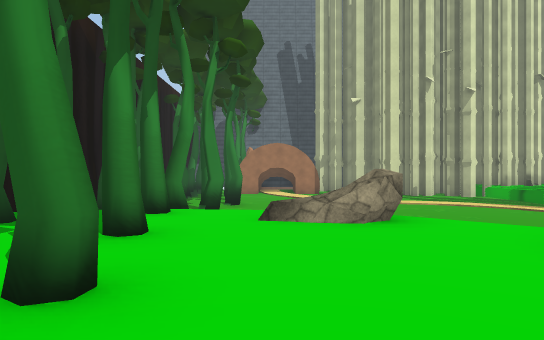
View 1 (above)

24 first-person views from a walk through a 3-D level made in the Unity game engine. The camera is 1.3 m above the floor, looks level and sees 70° across. The floor is counted in squares, 2 m on a side. Each view is taken from the middle of a square. On the plan, view 1 faces up. The plan holds only what a view shows up to about 11 squares ahead; the rest is blank. The place goes on beyond the plan. Some surface patterns are stand-ins.

View 2
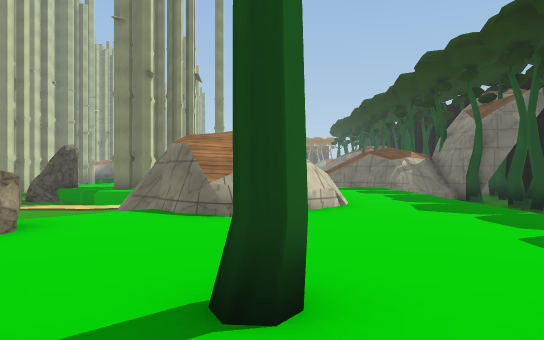

View 3
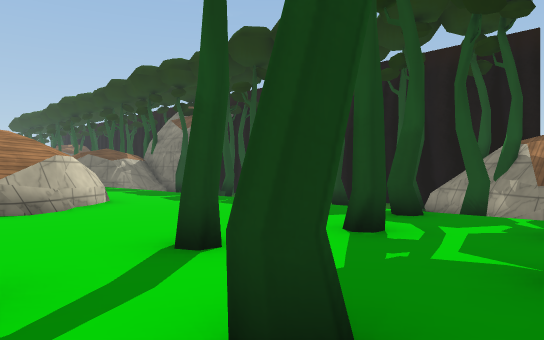

View 4
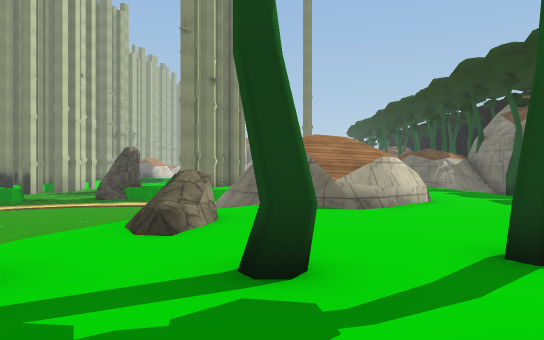

View 5
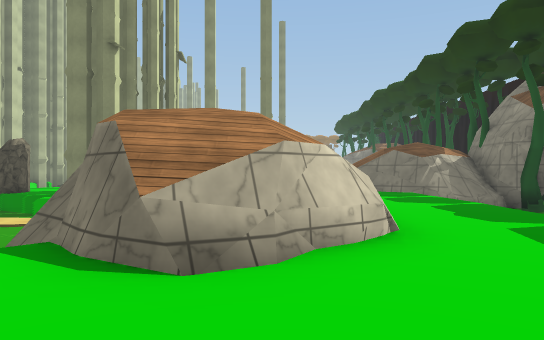

View 6
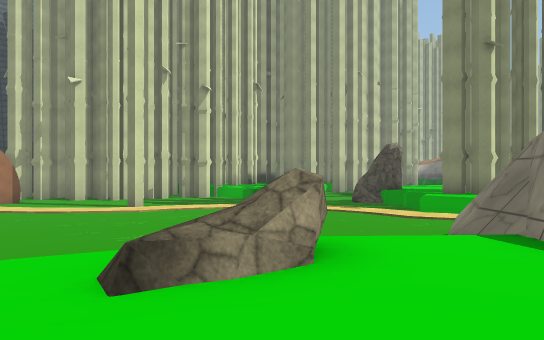

View 7
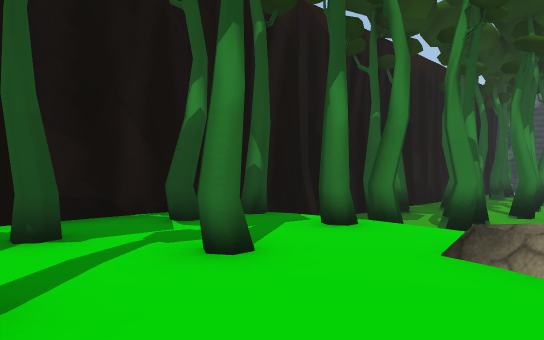

View 8
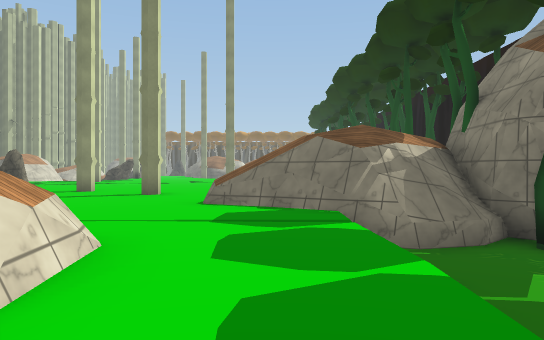

View 9
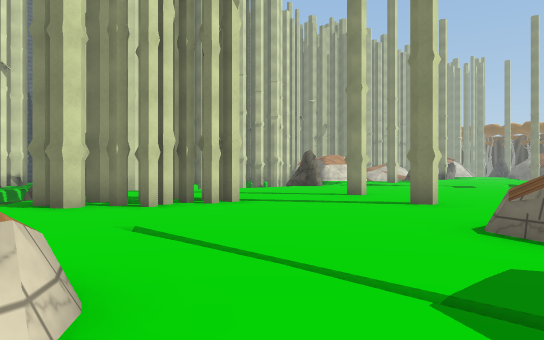

View 10
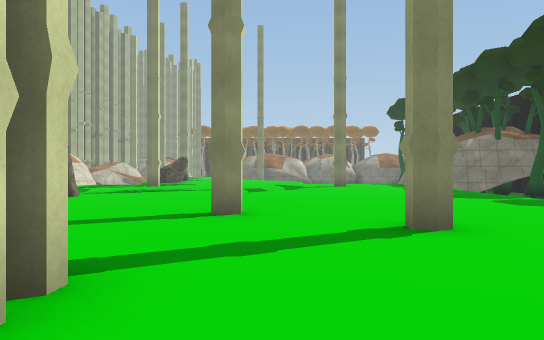

View 11
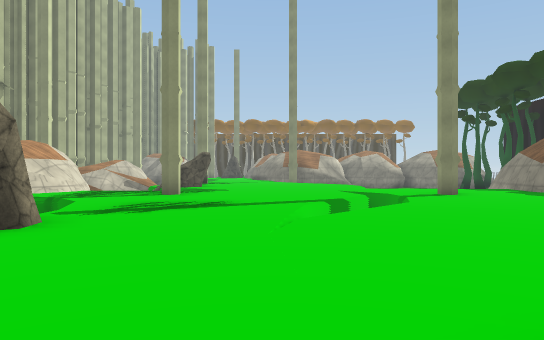

View 12
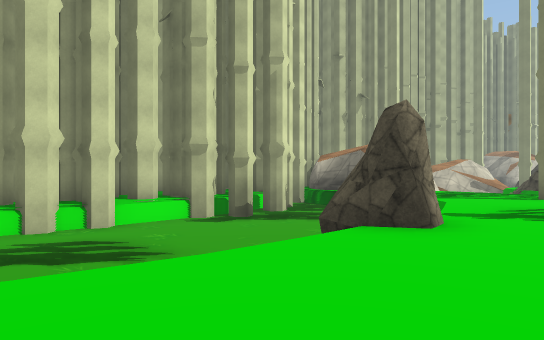

View 13
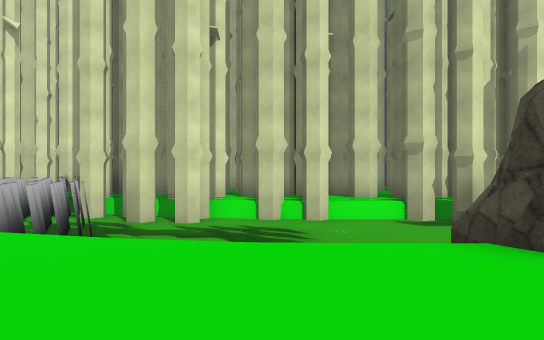

View 14
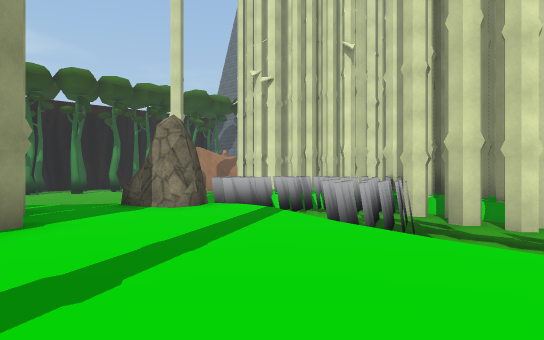

View 15
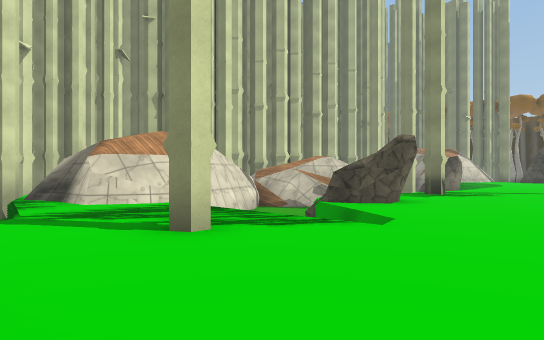

View 16
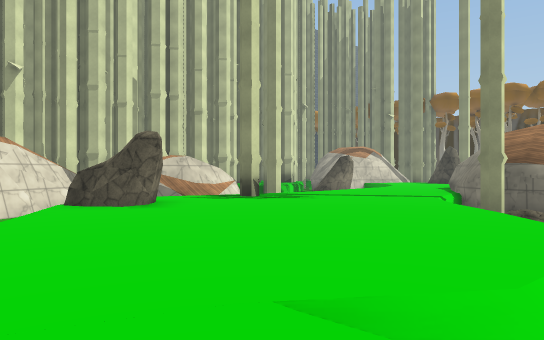

View 17
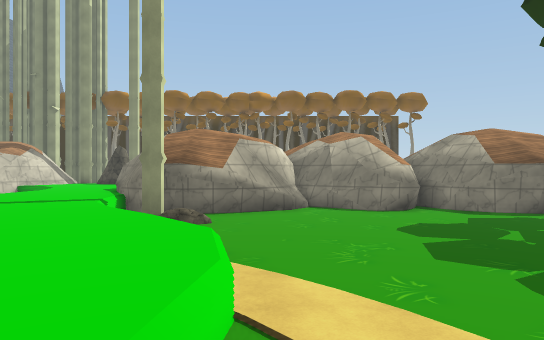

View 18
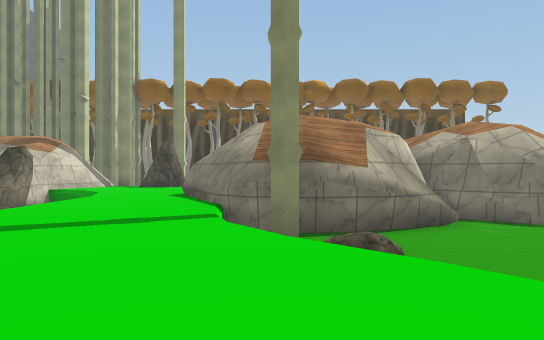

View 19
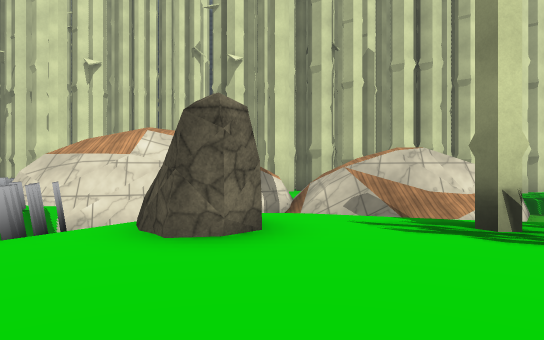

View 20
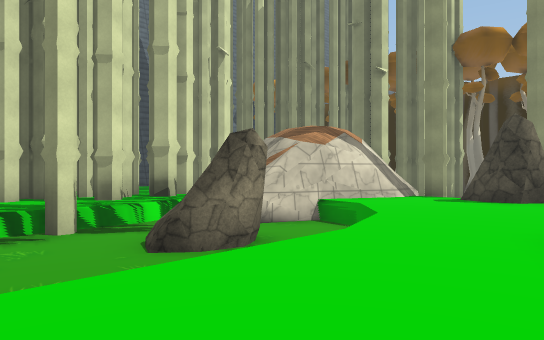

View 21
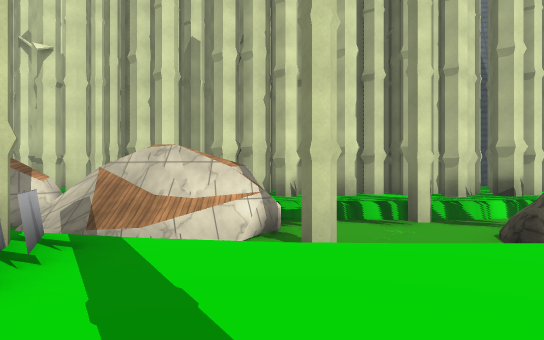

View 22
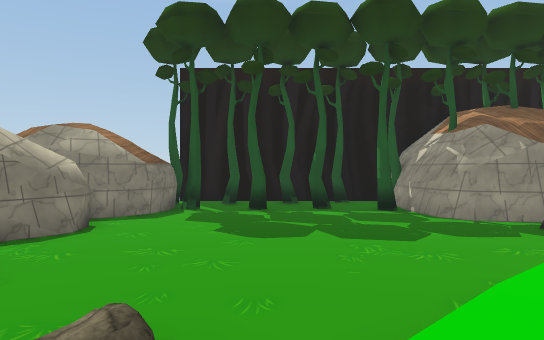

View 23
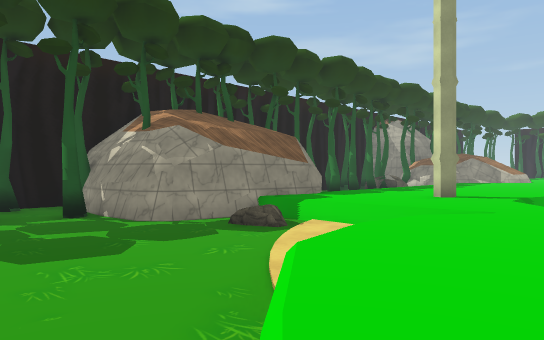

View 24
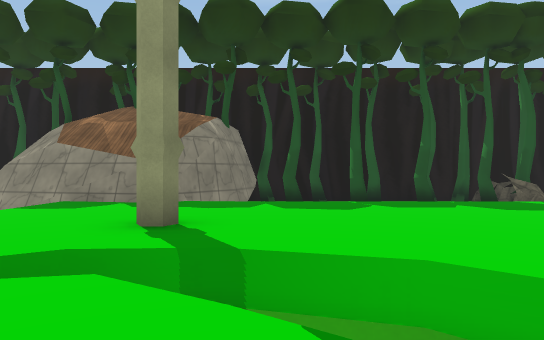

### Floor plan
Key: @ floor where view 1 was taken; # wall or solid block; x gap in a wall; . main floor; : floor 1 m higher than the main floor; + floor 2 m higher than the main floor; * floor 2.5 m higher than the main floor; % floor 2.75 m higher than the main floor; & floor 3 m higher than the main floor; $ floor 3.25 m higher than the main floor; / step, stairs or slope; = window, fence, low wall or low ledge; ^ raised ledge; v drop or lower ground; R rock; O other object.
Columns run from 5 left of view 1 to 48 right of it. Each row starts with its distance up from view 1.
 17                 #  #           ##  #####  #######
 16       vv        #O###       ####:   #vv######v###v
 15       vv        OOO########## OOO    #v       OO
 14    vv vvvv        OOvvvvvv #   .#%$&+vvv ##  v
 13  vvvv vvvvv    OOv O     vv    .# +vvvvv### vv  v###
 12  vvvv vvvvvv   OO O O    vvv   ..OvvvvvvvvvvvvRRvv.##^
 11  vvvvvvvvvvvv   RvvOO    vvv   ...O vvv   vvvvRRvv...x
 10  vvv vvvvvvvv   R#...vvv RR v.....ORR..OOvv    vv...RR
  9  v vvvvvvvvvvv v.........RR....#..O.RR.#............RR
  8  vv   vvvvvvvvv................... .................
  7 #v vv    vvvvv.##.#............................#
  6 ##x../v   vvvv..###.........................####
  5 ##.../R.vvv   ........#....vv.............vx#
  4 #..#....xv    /..............vv.........v  v#
  3 #.#.....=     ./..............vvv..v...vvvvv##
  2  ...#...##*   ./....#..............vvvvvvvvvv##
  1   .......#=x =./...............#...vvvvvvvvvvv##
  0   .#.@........./.==  ..............vvvvvvvvvv##
 -1   ............./.##    ............vvvvvvvvvv##
 -2   xvxv vvvvv../v/#      vvvv....####vvvvvvvvv##
 -3    v         vvvx#             ## ####vvvvvvv##
 -4   ^=   v      vvv#     RR   v  #    ##vvvvvv##
 -5    ##v v    vv v##  #v #  vvvvv#     #vvvvvv#

Where each view was taken, in squares from view 1:
view 1: 0 up, 0 right, facing up
view 2: 2 up, 3 left, facing right
view 3: 4 up, 4 left, facing down-right
view 4: 4 up, 4 left, facing right
view 5: 2 up, 0 right, facing right
view 6: 3 up, 1 left, facing up-right
view 7: 2 up, 1 right, facing up-left
view 8: 1 down, 5 right, facing right
view 9: 1 down, 8 right, facing up-right
view 10: 4 up, 11 right, facing right
view 11: 6 up, 16 right, facing right
view 12: 7 up, 16 right, facing up-right
view 13: 6 up, 18 right, facing up
view 14: 6 up, 18 right, facing up-left
view 15: 5 up, 24 right, facing up-right
view 16: 2 up, 28 right, facing up-right
view 17: 2 up, 29 right, facing right
view 18: 5 up, 32 right, facing right
view 19: 5 up, 32 right, facing up
view 20: 7 up, 38 right, facing up-right
view 21: 6 up, 37 right, facing up
view 22: 6 up, 36 right, facing down
view 23: 5 up, 36 right, facing down-left
view 24: 6 up, 25 right, facing down
